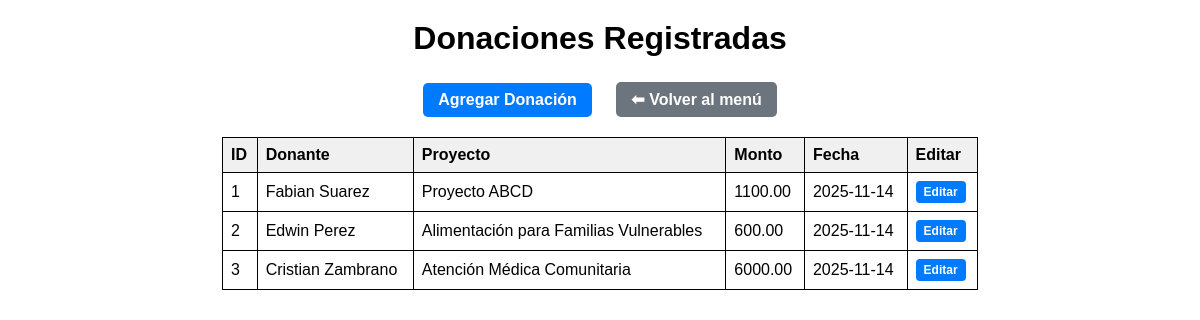
The app's page /ong_donaciones_mvc/views/donaciones/lista.php with its own data.
### tables this page shows
CREATE TABLE `donaciones` (
  `id` int(11) NOT NULL,
  `id_donante` int(11) DEFAULT NULL,
  `id_proyecto` int(11) DEFAULT NULL,
  `monto` decimal(10,2) DEFAULT NULL,
  `fecha` date DEFAULT NULL
);

CREATE TABLE `donantes` (
  `id` int(11) NOT NULL,
  `nombre` varchar(100) DEFAULT NULL,
  `correo` varchar(120) DEFAULT NULL,
  `telefono` varchar(20) DEFAULT NULL
);

CREATE TABLE `proyectos` (
  `id` int(11) NOT NULL,
  `nombre` varchar(100) DEFAULT NULL,
  `descripcion` text DEFAULT NULL
);

### ong_donaciones_mvc/config/conexion.php (called while the page is built, shortened)
<?php
class Conexion {
    private $host = "localhost";
    private $user = "root";
    private $pass = "123";
    private $db   = "ong_donaciones";
    public function conectar() {
        $conexion = new mysqli($this->host, $this->user, $this->pass, $this->db);
        return $conexion;
    }
}
?>

### ong_donaciones_mvc/controllers/DonacionController.php (called while the page is built, shortened)
<?php
require_once(__DIR__ . "/../models/DonacionModel.php");
class DonacionController {
    private $model;
    public function __construct() {
        $this->model = new DonacionModel();
    }
    public function listar() {
        return $this->model->listarDonaciones();
    }
}
?>

### ong_donaciones_mvc/models/DonacionModel.php (called while the page is built, shortened)
<?php
require_once(__DIR__ . "/../config/conexion.php");
class DonacionModel {
    private $conexion;
    public function __construct() {
        $this->conexion = (new Conexion())->conectar();
    }
    public function listarDonaciones() {
        $sql = "SELECT d.id, d.monto, d.fecha,
                       don.nombre AS donante,
                       pro.nombre AS proyecto
                FROM donaciones d
                INNER JOIN donantes don ON d.id_donante = don.id
                INNER JOIN proyectos pro ON d.id_proyecto = pro.id";
        return $this->conexion->query($sql);
    }
}
?>

### ong_donaciones_mvc/views/donaciones/lista.php (the view, shortened to what this page needs)
<?php
require_once("../../controllers/DonacionController.php");
$controller = new DonacionController();
$donaciones = $controller->listar();
?>
<!DOCTYPE html>
<html lang="es">
<head>
    <link rel="stylesheet" href="../../assets/css/style.css">
</head>
<body>
<div class="page-container">
    <h1 class="page-title">Donaciones Registradas</h1>
    <div style="text-align:center; margin-bottom:20px;">
        <a href="agregar.php" class="btn">Agregar Donación</a>
        <a href="../../menu.php" class="btn btn-gray" style="margin-left:20px;">
            ⬅ Volver al menú
        </a>
    </div>
    <table>
        <tr>
            <th>ID</th>
            <th>Donante</th>
            <th>Proyecto</th>
            <th>Monto</th>
            <th>Fecha</th>
            <th>Editar</th>
        </tr>
        <?php while ($fila = $donaciones->fetch_assoc()) { ?>
        <tr>
            <td><?= $fila['id'] ?></td>
            <td><?= $fila['donante'] ?></td>
            <td><?= $fila['proyecto'] ?></td>
            <td><?= $fila['monto'] ?></td>
            <td><?= $fila['fecha'] ?></td>
            <td>
                <a href="editar.php?id=<?= $fila['id'] ?>" class="btn btn-small">Editar</a>
            </td>
        </tr>
        <?php } ?>
    </table>
</div>
</body>
</html>

### ong_donaciones_mvc/assets/css/style.css (style rules this page uses)
body { font-family: Arial, sans-serif; margin: 0; padding: 0; }
table { border-collapse: collapse; width: 70%; margin: 20px auto; }
th, td { border: 1px solid black; padding: 8px; text-align: left; }
th { background: #f0f0f0; }
.btn { text-decoration: none; padding: 8px 15px; background: #007bff; color: white; border-radius: 5px; font-weight: bold; display: inline-block; }
.btn-gray { background: #6c757d; }
.btn-small { padding: 4px 8px; font-size: 12px; border-radius: 4px; }
.page-title { text-align: center; font-size: 32px; font-weight: bold; margin-top: 20px; margin-bottom: 25px; }
.page-container { width: 90%; margin: 0 auto; text-align: center; }

### records on screen
donaciones: id "1", id_donante.nombre "Fabian Suarez", id_proyecto.nombre "Proyecto ABCD", monto "1100.00", fecha "2025-11-14"
donaciones: id "2", id_donante.nombre "Edwin Perez", id_proyecto.nombre "Alimentación para Familias Vulnerables", monto "600.00", fecha "2025-11-14"
donaciones: id "3", id_donante.nombre "Cristian Zambrano", id_proyecto.nombre "Atención Médica Comunitaria", monto "6000.00", fecha "2025-11-14"
